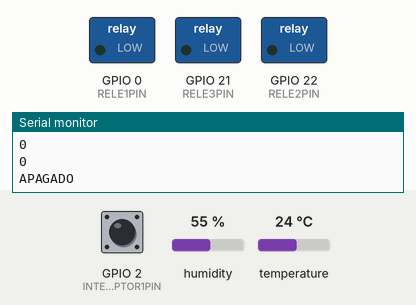
The sketch below on a simulated ESP32. Shown: switched loads named in the sketch (green lamp = pin HIGH), the last lines printed to the serial monitor. Dashed ring = blinking. The inputs (shaded band) are chosen by the test bench; at power-on: GPIO 2 (INTERRUPTOR1PIN) HIGH, humidity 55 %, temperature 24 °C. WiFi joins after 1.5 s; servers stay silent unless stated; uploads are accepted with an empty reply.

Above: at 2.7 s.
2.8 s: GPIO 2 (INTERRUPTOR1PIN) pulled LOW for 1 s
At 3.25 s:
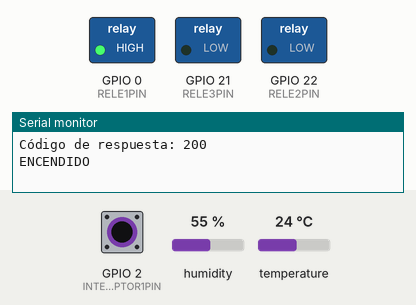
5.8 s: GPIO 2 (INTERRUPTOR1PIN) pulled LOW for 3.2 s
At 6.14 s:
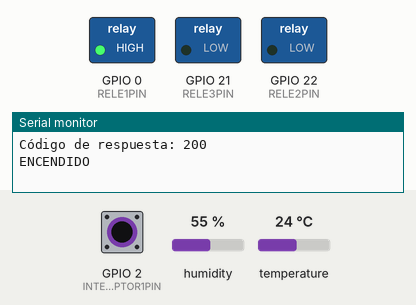
Timing chart, 0 to 11.0 s (numbered marks = the images above; inputs shaded):
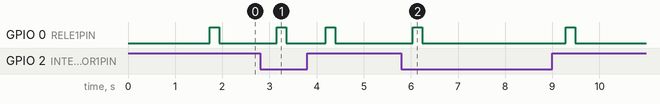

The sketch:

40-Domotica.ino
```cpp
//  Activa la base de datos Supabase como RealTime en:
//  Database => Replication => Source => botón "tables" => activa la tabla

#include <WiFi.h>
#include <HTTPClient.h>
#include <ArduinoJson.h>
#include "DHT.h"

#include "supabaseAPI.hpp"

#define RELE1PIN 0
#define RELE2PIN 22
#define RELE3PIN 21

#define INTERRUPTOR1PIN 2  // Boton
#define INTERRUPTOR2PIN 34
#define INTERRUPTOR3PIN 33

#define DHTPIN 23
#define DHTTYPE DHT11

DHT dht(DHTPIN, DHTTYPE);

bool estado_interruptor1_inicial = 0;
bool estado_interruptor1_anterior = 0;
bool estadoInterruptor2 = 0;
bool estadoInterruptor3 = 0;

bool state1;
bool state2;
bool state3;

float temp;
float hum;

const char* ssid = "studio";
const char* password =  "88888888";

char objetoJson[128];

int id = 1;

String payload;

void baseDatos () {
  String datos = GetById(1);    // OBTENEMOS LOS DATOS DE LA BASE DE DATOS

  char documentoJson[500];
        datos.replace(" ", "");
        datos.replace("\n", "");
        datos.trim();
        datos.remove(0,1);
        datos.remove(payload.length()-1, 1);
        datos.toCharArray(documentoJson, 500);

        Serial.println(datos);

        StaticJsonDocument<200> documento;
        deserializeJson( documento, documentoJson);

        state1 = documento["luz1"];
        state2 = documento["luz2"];
        state3 = documento["luz3"];

        Serial.println(state1);
        Serial.println(state2);
        Serial.println(state3);
}

void actualizar () {
    const size_t CAPACITY = JSON_OBJECT_SIZE(6);  // Asignamos un tamaño al objeto Json
    StaticJsonDocument<CAPACITY> doc;           // Creamos el documento Json

    JsonObject obj= doc.to<JsonObject>();       // Introducimos los objetos al doc Json
    obj ["id"] = id;
    obj ["luz1"] = state1;
    obj ["luz2"] = state2;
    obj ["luz3"] = state3;
    obj ["temperatura"] = temp;
    obj ["humedad"] = hum;

    serializeJson (doc, objetoJson);    // Serializamos el "doc" a variable "char objetoJson"
    Serial.println("Objeto json: ");
    Serial.println(objetoJson);

  UpdateById( 1, objetoJson);   // ACTUALIZAMOS LA BASE DE DATOS
}

void setup() {

  Serial.begin(115200);

  //pinMode(LED_BUILTIN, OUTPUT);
  pinMode(RELE1PIN, OUTPUT);
  pinMode(RELE2PIN, OUTPUT);
  pinMode(RELE3PIN, OUTPUT);

  pinMode(INTERRUPTOR1PIN, INPUT_PULLUP);
  pinMode(INTERRUPTOR2PIN, INPUT);
  pinMode(INTERRUPTOR3PIN, INPUT);

  pinMode(DHTPIN, INPUT);

  dht.begin();

  WiFi.begin(ssid, password);
  Serial.print("Conectando...");

  while (WiFi.status() != WL_CONNECTED) {
    delay(500);
    Serial.print(".");
  }

  Serial.print("Conexión Wifi establecida, mi dirección IP es: ");
  Serial.println(WiFi.localIP());
}

void loop() {

  if ((WiFi.status()== WL_CONNECTED)) {   // Condición si hay conexion WiFi establecida
  temp = dht.readTemperature();           // Obtenemos la temperatura
  hum = dht.readHumidity();               // Obtenemos la humedad
    if (isnan(temp) || isnan(hum)) {      // Condición si no es un número el valor
    Serial.println(F("¡Error en la lectura del sensor DHT!"));  // Enviamos un error
    return;                               // No devuelve nada
  }

    estado_interruptor1_inicial = digitalRead(INTERRUPTOR1PIN);

  if ((estado_interruptor1_inicial == HIGH) && (estado_interruptor1_anterior == LOW) || (estado_interruptor1_inicial ==LOW) && (estado_interruptor1_anterior == HIGH)){
    state1 = !state1;
    actualizar ();
    delay(10);
    }
    estado_interruptor1_anterior = estado_interruptor1_inicial;

    if (state1 == 1)  {
    digitalWrite(RELE1PIN, HIGH);
    Serial.println("ENCENDIDO");
    baseDatos ();
    } else {
    digitalWrite(RELE1PIN, LOW);
    Serial.println("APAGADO");
    baseDatos ();
    }
  }
    else {
    Serial.println("Conexión perdida");
  }
}
```

supabaseAPI.hpp
```cpp
// Supabase
String url = "https://vommeepgegbaadwlmcns.supabase.co/rest/v1";
String apikey = "eyJhbGciOiJIUzI1NiIsInR5cCI6IkpXVCJ9.eyJpc3MiOiJzdXBhYmFzZSIsInJlZiI6InZvbW1lZXBnZWdiYWFkd2xtY25zIiwicm9sZSI6ImFub24iLCJpYXQiOjE2NTc1NTU0NDUsImV4cCI6MTk3MzEzMTQ0NX0.COSffX_5xvZOJrqt7ddbwGV32KggfYK-TeZRTUyeC_c";

void processResponse(int httpCode, HTTPClient& http)
{
	if (httpCode > 0) {
		Serial.printf("Código de respuesta: %d\t", httpCode);
    Serial.println();

		if (httpCode == HTTP_CODE_OK) {
		  String payload = http.getString();
			  // Serial.println(payload);
      char documentoJson[500];
        payload.replace(" ", "");
        payload.replace("\n", "");
        payload.trim();
        payload.remove(0,1);
        payload.remove(payload.length()-1, 1);
        payload.toCharArray(documentoJson, 500);

        Serial.println(payload);

        StaticJsonDocument<200> doc;
        deserializeJson( doc, documentoJson);
		}
	}
	else {
		Serial.printf("Ha ocurrido un error en la solicitud: %s\n", http.errorToString(httpCode).c_str());
	}
	http.end();
}

void GetAll() { // validado
	HTTPClient http;
	http.begin( url + "/esp32");
  http.addHeader("apikey", apikey);
	int httpCode = http.GET();
	processResponse(httpCode, http);
}

String GetById(int id) {
	HTTPClient http;
	http.begin(url + "/esp32" + "?id=eq." + String(id));
  http.addHeader("apikey", apikey);
	int httpCode = http.GET();
	if (httpCode > 0) {
    Serial.printf("Código de respuesta: %d\t", httpCode);
    Serial.println();
    if (httpCode == HTTP_CODE_OK) {
      String payload = http.getString();
      return payload;
      Serial.println(payload);
    }
  }
  else {
    Serial.printf("Ha ocurrido un error en la solicitud: %s\n", http.errorToString(httpCode).c_str());
  }
  http.end();
}

void GetQuery(String filter) {
	HTTPClient http;
	http.begin(url + "/DHT?select=" + filter);
  http.addHeader("apikey", apikey);
	int httpCode = http.GET();
	processResponse(httpCode, http);
}

void Add(String datosSensor)
{
	HTTPClient http;
	http.begin(url + "/esp32");
  http.addHeader("apikey", apikey);
	http.addHeader("Content-Type", "application/json");

	int httpCode = http.POST(datosSensor);
	processResponse(httpCode, http);
}

void UpdateById(int id, String datosSensor) {  // Validado
	HTTPClient http;
	http.begin(url + "/esp32" + "?id=eq." + String(id));
  http.addHeader("apikey", apikey);
	http.addHeader("Content-Type", "application/json");

	int httpCode = http.PATCH(datosSensor);
	processResponse(httpCode, http);
}

void DeleteById(int id) {   // Validado
	HTTPClient http;
	http.begin(url + "/DHT" + "?id=eq." + String(id));
  http.addHeader("apikey", apikey);
	int httpCode = http.sendRequest("DELETE");
	processResponse(httpCode, http);
}
```

Measured:
- after the input at 2.8 s, GPIO 0 (RELE1PIN): alternates HIGH for 0.20 s and LOW for 0.84 s, starting after 0.36 s
- after the input at 5.8 s, GPIO 0 (RELE1PIN): alternates HIGH for 0.20 s and LOW for 3.0 s, 4 changes in all, then stays LOW, starting after 0.24 s
